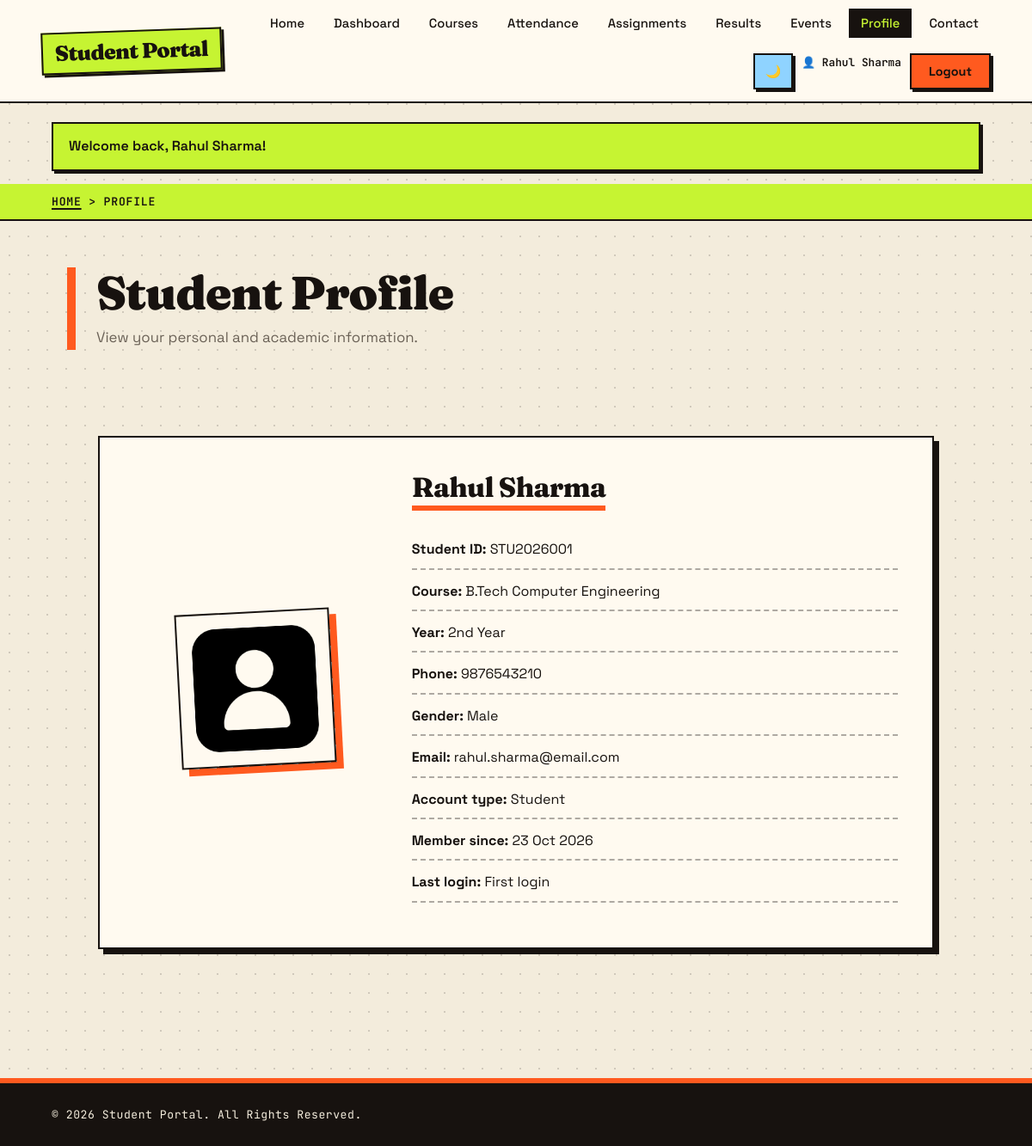
Screenshot of /pages/profile.php (signed in) with the database file from the repository.
### tables this page shows
CREATE TABLE users (
  id            INT UNSIGNED NOT NULL AUTO_INCREMENT,
  name          VARCHAR(100) NOT NULL,
  email         VARCHAR(150) NOT NULL,
  password_hash VARCHAR(255) NOT NULL,
  role          ENUM('admin','student') NOT NULL DEFAULT 'student',
  status        ENUM('active','inactive') NOT NULL DEFAULT 'active',
  last_login    DATETIME NULL,
  created_at    TIMESTAMP NOT NULL DEFAULT CURRENT_TIMESTAMP,
  PRIMARY KEY (id),
  UNIQUE KEY uq_users_email (email)
);

CREATE TABLE students (
  id           INT UNSIGNED NOT NULL AUTO_INCREMENT,
  user_id      INT UNSIGNED NULL,
  student_code VARCHAR(20) NOT NULL,
  name         VARCHAR(100) NOT NULL,
  email        VARCHAR(150) NOT NULL,
  phone        VARCHAR(15)  NOT NULL,
  course       VARCHAR(100) NOT NULL,
  year         TINYINT UNSIGNED NOT NULL,
  gender       ENUM('male','female','other') NOT NULL,
  status       ENUM('active','inactive','deleted') NOT NULL DEFAULT 'active',
  created_at   TIMESTAMP NOT NULL DEFAULT CURRENT_TIMESTAMP,
  updated_at   TIMESTAMP NOT NULL DEFAULT CURRENT_TIMESTAMP ON UPDATE CURRENT_TIMESTAMP,
  PRIMARY KEY (id),
  UNIQUE KEY uq_students_email (email),
  UNIQUE KEY uq_students_code (student_code),
  UNIQUE KEY uq_students_user (user_id),
  KEY idx_students_course (course),
  KEY idx_students_status (status),
  CONSTRAINT fk_students_user FOREIGN KEY (user_id) REFERENCES users (id) ON DELETE SET NULL ON UPDATE CASCADE
);

### includes/auth.php (called while the page is built, shortened)
<?php
function is_logged_in(): bool
{
    return !empty($_SESSION['user_id']);
}
function current_user_id(): ?int
{
    return is_logged_in() ? (int) $_SESSION['user_id'] : null;
}

### includes/db.php (called while the page is built, shortened)
<?php
function db(): mysqli
{
    static $conn = null;
    if ($conn instanceof mysqli) {
        return $conn;
    }
    try {
        $conn = new mysqli(DB_HOST, DB_USER, DB_PASS, DB_NAME);
        $conn->set_charset('utf8mb4');
    } catch (mysqli_sql_exception $e) {
        error_log('[StudentHub] DB connection failed: ' . $e->getMessage());
        http_response_code(500);
        if (defined('API_REQUEST')) {
            header('Content-Type: application/json; charset=utf-8');
            echo json_encode(['success' => false, 'message' => 'Database connection failed.']);
        } else {
            echo '<h1>Database connection failed</h1>'
               . '<p>Start MySQL in XAMPP, import <code>database/studentHub.sql</code> '
               . 'and check <code>includes/config.php</code>.</p>';
        }
        exit;
    }
    return $conn;
}
function db_query(string $sql, string $types = '', array $params = []): mysqli_stmt
{
    $stmt = db()->prepare($sql);
    if ($types !== '') {
        $stmt->bind_param($types, ...$params);
    }
    $stmt->execute();
    return $stmt;
}
function db_all(string $sql, string $types = '', array $params = []): array
{
    $stmt = db_query($sql, $types, $params);
    $rows = $stmt->get_result()->fetch_all(MYSQLI_ASSOC);
    return $rows;
}
function db_one(string $sql, string $types = '', array $params = []): ?array
{
    $rows = db_all($sql, $types, $params);
    return $rows[0] ?? null;
}

### pages/profile.php (the view, shortened to what this page needs)
<?php
$student = db_one('SELECT * FROM students WHERE user_id = ?', 'i', [current_user_id()]);
$user    = db_one('SELECT name, email, role, last_login, created_at FROM users WHERE id = ?', 'i', [current_user_id()]);
require ROOT_PATH . '/includes/header.php';
?>
<main id="main-content">
    <section class="breadcrumb">
        <div class="container">
            <p><a href="<?= e(url('index.php')) ?>">Home</a> &gt; <span>Profile</span></p>
        </div>
    </section>
    <section class="page-title">
        <div class="container">
            <h1>Student Profile</h1>
            <p>View your personal and academic information.</p>
        </div>
    </section>
    <section class="quick-access">
        <div class="container">
            <div class="profile-card">
                <div class="profile-image">
                    <img src="<?= e(url('images/profile-placeholder.png')) ?>" alt="Profile picture placeholder for <?= e($user['name'] ?? 'student') ?>">
                </div>
                <div class="profile-details">
                    <h2><?= e($user['name'] ?? '') ?></h2>
                    <?php if ($student): ?>
                        <p><strong>Student ID:</strong> <?= e($student['student_code']) ?></p>
                        <p><strong>Course:</strong> <?= e($student['course']) ?></p>
                        <p><strong>Year:</strong> <?= e(year_label((int) $student['year'])) ?></p>
                        <p><strong>Phone:</strong> <?= e($student['phone']) ?></p>
                        <p><strong>Gender:</strong> <?= e(ucfirst($student['gender'])) ?></p>
                    <?php else: ?>
                        <p class="muted">No student record is linked to this account.</p>
                    <?php endif; ?>
                    <p><strong>Email:</strong> <?= e($user['email'] ?? '') ?></p>
                    <p><strong>Account type:</strong> <?= e(ucfirst($user['role'] ?? '')) ?></p>
                    <p><strong>Member since:</strong> <?= e(date('d M Y', strtotime($user['created_at'] ?? 'now'))) ?></p>
                    <p><strong>Last login:</strong> <?= !empty($user['last_login']) ? e(date('d M Y, h:i A', strtotime($user['last_login']))) : 'First login' ?></p>
                </div>
            </div>
        </div>
    </section>
</main>
<?php require ROOT_PATH . '/includes/footer.php';

### css/style.css (style rules this page uses)
:root { --primary-color: #17120f; --secondary-color: #ff5a1f; --accent-color: #c6f432; --background-color:#f3ecdc; --text-color: #17120f; --white: #fffaf0; --ink: #17120f; --paper: #f3ecdc; --card: #fffaf0; --orange: #ff5a1f; --lime: #c6f432; --pink: #ff9ecb; --sky: #8fd3ff; --muted: #6b6257; --line: #17120f; --border-radius: 0px; --transition: .15s ease; --shadow: 6px 6px 0 var(--ink); --shadow-sm: 3px 3px 0 var(--ink); --bw: 2.5px; --font-body: 'Space Grotesk', system-ui, sans-serif; --font-display: 'Fraunces', Georgia, serif; --font-mono: 'JetBrains Mono', ui-monospace, monospace; }
* { margin:0; padding:0; box-sizing:border-box; }
body { font-family:var(--font-body); background-color:var(--paper); background-image:radial-gradient(rgba(23,18,15,.16) 1px, transparent 1.2px); background-size:22px 22px; color:var(--text-color); line-height:1.65; font-size:16px; -webkit-font-smoothing:antialiased; }
h1,h2,h3,h4 { font-family:var(--font-display); font-weight:800; line-height:1.1; letter-spacing:-.02em; }
a { text-decoration:none; color:inherit; }
.container { width:90%; max-width:1200px; margin:auto; }
.quick-access { padding:70px 60px; }
.quick-access h2 { text-align:left; font-size:clamp(1.8rem,4vw,2.8rem); color:var(--ink); margin-bottom:38px; display:inline-block; border-bottom:6px solid var(--orange); padding-bottom:4px; }
.breadcrumb { background:var(--lime); border-bottom:var(--bw) solid var(--ink); padding:10px 0; }
.breadcrumb p { font-family:var(--font-mono); font-size:.82rem; font-weight:600; text-transform:uppercase; letter-spacing:.06em; }
.breadcrumb a { color:var(--ink); text-decoration:underline; text-decoration-thickness:2px; text-underline-offset:3px; }
.breadcrumb span { color:var(--ink); }
.page-title { text-align:left; padding:54px 20px 30px; }
.page-title .container { border-left:10px solid var(--orange); padding-left:24px; }
.page-title h1 { color:var(--ink); margin-bottom:8px; font-size:clamp(2rem,5vw,3.4rem); font-weight:900; }
.page-title p { color:var(--muted); font-size:1.05rem; }
.profile-card { display:flex; gap:40px; align-items:center; flex-wrap:wrap; background:var(--card); padding:40px; border:var(--bw) solid var(--ink); border-radius:0; box-shadow:var(--shadow); }
.profile-image { flex:1; text-align:center; }
.profile-image img { width:180px; height:180px; object-fit:cover; border-radius:0; border:var(--bw) solid var(--ink); box-shadow:8px 8px 0 var(--orange); transform:rotate(-3deg); }
.profile-details { flex:2; }
.profile-details h2 { color:var(--ink); margin-bottom:20px; font-size:2rem; }
.profile-details p { margin:12px 0; padding-bottom:8px; border-bottom:2px dashed rgba(23,18,15,.35); }

### rows the page displays
users: name "Rahul Sharma", email "rahul.sharma@email.com", role "Student", created_at "23 Oct 2026"
students: student_code "STU2026001", course "B.Tech Computer Engineering", year "2nd Year", phone "9876543210", gender "Male"

### other values shown
$label "Home"
$label "Dashboard"
$label "Courses"
$label "Attendance"
$label "Assignments"
$label "Results"
$label "Events"
$label "Profile"
$label "Contact"
$_SESSION['user_name'] "Rahul Sharma"
$f['message'] "Welcome back, Rahul Sharma!"
